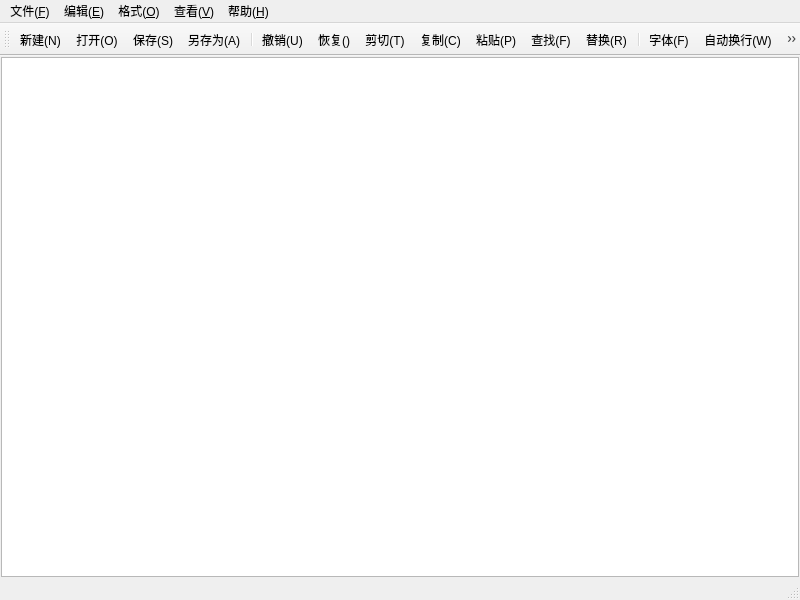
<?xml version="1.0" encoding="UTF-8"?>
<ui version="4.0">
 <class>MainWindow</class>
 <widget class="QMainWindow" name="MainWindow">
  <property name="geometry">
   <rect>
    <x>0</x>
    <y>0</y>
    <width>800</width>
    <height>600</height>
   </rect>
  </property>
  <property name="windowTitle">
   <string>MainWindow</string>
  </property>
  <widget class="QWidget" name="centralwidget">
   <layout class="QVBoxLayout" name="verticalLayout">
    <property name="spacing">
     <number>0</number>
    </property>
    <property name="leftMargin">
     <number>1</number>
    </property>
    <property name="topMargin">
     <number>1</number>
    </property>
    <property name="rightMargin">
     <number>1</number>
    </property>
    <property name="bottomMargin">
     <number>1</number>
    </property>
    <item>
     <widget class="QPlainTextEdit" name="TextEdit"/>
    </item>
   </layout>
  </widget>
  <widget class="QMenuBar" name="menubar">
   <property name="geometry">
    <rect>
     <x>0</x>
     <y>0</y>
     <width>800</width>
     <height>21</height>
    </rect>
   </property>
   <widget class="QMenu" name="menu">
    <property name="title">
     <string>文件(&amp;F)</string>
    </property>
    <addaction name="actionNew"/>
    <addaction name="actionOpen"/>
    <addaction name="actionSave"/>
    <addaction name="actionSaveAs"/>
    <addaction name="separator"/>
    <addaction name="actionExit"/>
   </widget>
   <widget class="QMenu" name="menu_E">
    <property name="title">
     <string>编辑(&amp;E)</string>
    </property>
    <addaction name="actionUndo"/>
    <addaction name="actionRedo"/>
    <addaction name="actionCut"/>
    <addaction name="actionCopy"/>
    <addaction name="actionPaste"/>
    <addaction name="actionFind"/>
    <addaction name="actionReplace"/>
    <addaction name="actionSelectAll"/>
   </widget>
   <widget class="QMenu" name="menu_O">
    <property name="title">
     <string>格式(&amp;O)</string>
    </property>
    <addaction name="actionFont"/>
    <addaction name="actionFontColor"/>
    <addaction name="actionEditorColor"/>
    <addaction name="actionBackgroundColor"/>
    <addaction name="actionLineNumber"/>
    <addaction name="actionLineWrap"/>
   </widget>
   <widget class="QMenu" name="menu_V">
    <property name="title">
     <string>查看(&amp;V)</string>
    </property>
    <addaction name="actionToolBar"/>
    <addaction name="actionStatusBar"/>
   </widget>
   <widget class="QMenu" name="menu_H">
    <property name="title">
     <string>帮助(&amp;H)</string>
    </property>
    <addaction name="actionAbout"/>
   </widget>
   <addaction name="menu"/>
   <addaction name="menu_E"/>
   <addaction name="menu_O"/>
   <addaction name="menu_V"/>
   <addaction name="menu_H"/>
  </widget>
  <widget class="QStatusBar" name="statusbar"/>
  <widget class="QToolBar" name="toolBar">
   <property name="windowTitle">
    <string>toolBar</string>
   </property>
   <attribute name="toolBarArea">
    <enum>TopToolBarArea</enum>
   </attribute>
   <attribute name="toolBarBreak">
    <bool>false</bool>
   </attribute>
   <addaction name="actionNew"/>
   <addaction name="actionOpen"/>
   <addaction name="actionSave"/>
   <addaction name="actionSaveAs"/>
   <addaction name="separator"/>
   <addaction name="actionUndo"/>
   <addaction name="actionRedo"/>
   <addaction name="actionCut"/>
   <addaction name="actionCopy"/>
   <addaction name="actionPaste"/>
   <addaction name="actionFind"/>
   <addaction name="actionReplace"/>
   <addaction name="separator"/>
   <addaction name="actionFont"/>
   <addaction name="actionLineWrap"/>
   <addaction name="actionLineNumber"/>
   <addaction name="actionFontColor"/>
   <addaction name="actionEditorColor"/>
   <addaction name="actionBackgroundColor"/>
  </widget>
  <action name="actionNew">
   <property name="icon">
    <iconset resource="res.qrc">
     <normaloff>:/img/create_new_folder_24dp_1F1F1F_FILL0_wght400_GRAD0_opsz24.png</normaloff>:/img/create_new_folder_24dp_1F1F1F_FILL0_wght400_GRAD0_opsz24.png</iconset>
   </property>
   <property name="text">
    <string>新建(&amp;N)</string>
   </property>
   <property name="toolTip">
    <string>新建</string>
   </property>
   <property name="shortcut">
    <string>Ctrl+N</string>
   </property>
   <property name="menuRole">
    <enum>QAction::MenuRole::NoRole</enum>
   </property>
  </action>
  <action name="actionOpen">
   <property name="icon">
    <iconset resource="res.qrc">
     <normaloff>:/img/file_open_24dp_1F1F1F_FILL0_wght400_GRAD0_opsz24.png</normaloff>:/img/file_open_24dp_1F1F1F_FILL0_wght400_GRAD0_opsz24.png</iconset>
   </property>
   <property name="text">
    <string>打开(&amp;O)</string>
   </property>
   <property name="toolTip">
    <string>打开</string>
   </property>
   <property name="shortcut">
    <string>Ctrl+O</string>
   </property>
   <property name="menuRole">
    <enum>QAction::MenuRole::NoRole</enum>
   </property>
  </action>
  <action name="actionSave">
   <property name="icon">
    <iconset resource="res.qrc">
     <normaloff>:/img/save_24dp_1F1F1F_FILL0_wght400_GRAD0_opsz24.png</normaloff>:/img/save_24dp_1F1F1F_FILL0_wght400_GRAD0_opsz24.png</iconset>
   </property>
   <property name="text">
    <string>保存(&amp;S)</string>
   </property>
   <property name="toolTip">
    <string>保存</string>
   </property>
   <property name="shortcut">
    <string>Ctrl+S</string>
   </property>
   <property name="menuRole">
    <enum>QAction::MenuRole::NoRole</enum>
   </property>
  </action>
  <action name="actionSaveAs">
   <property name="icon">
    <iconset resource="res.qrc">
     <normaloff>:/img/save_as_24dp_1F1F1F_FILL0_wght400_GRAD0_opsz24.png</normaloff>:/img/save_as_24dp_1F1F1F_FILL0_wght400_GRAD0_opsz24.png</iconset>
   </property>
   <property name="text">
    <string>另存为(&amp;A)</string>
   </property>
   <property name="toolTip">
    <string>另存为</string>
   </property>
   <property name="menuRole">
    <enum>QAction::MenuRole::NoRole</enum>
   </property>
  </action>
  <action name="actionExit">
   <property name="icon">
    <iconset resource="res.qrc">
     <normaloff>:/img/exit_to_app_24dp_1F1F1F_FILL0_wght400_GRAD0_opsz24.png</normaloff>:/img/exit_to_app_24dp_1F1F1F_FILL0_wght400_GRAD0_opsz24.png</iconset>
   </property>
   <property name="text">
    <string>退出(&amp;X)</string>
   </property>
   <property name="toolTip">
    <string>退出</string>
   </property>
   <property name="menuRole">
    <enum>QAction::MenuRole::NoRole</enum>
   </property>
  </action>
  <action name="actionUndo">
   <property name="icon">
    <iconset resource="res.qrc">
     <normaloff>:/img/undo_24dp_1F1F1F_FILL0_wght400_GRAD0_opsz24.png</normaloff>:/img/undo_24dp_1F1F1F_FILL0_wght400_GRAD0_opsz24.png</iconset>
   </property>
   <property name="text">
    <string>撤销(&amp;U)</string>
   </property>
   <property name="toolTip">
    <string>撤销</string>
   </property>
   <property name="shortcut">
    <string>Ctrl+Z</string>
   </property>
   <property name="menuRole">
    <enum>QAction::MenuRole::NoRole</enum>
   </property>
  </action>
  <action name="actionCut">
   <property name="icon">
    <iconset resource="res.qrc">
     <normaloff>:/img/content_cut_24dp_1F1F1F_FILL0_wght400_GRAD0_opsz24.png</normaloff>:/img/content_cut_24dp_1F1F1F_FILL0_wght400_GRAD0_opsz24.png</iconset>
   </property>
   <property name="text">
    <string>剪切(&amp;T)</string>
   </property>
   <property name="toolTip">
    <string>剪切</string>
   </property>
   <property name="shortcut">
    <string>Ctrl+X</string>
   </property>
   <property name="menuRole">
    <enum>QAction::MenuRole::NoRole</enum>
   </property>
  </action>
  <action name="actionCopy">
   <property name="icon">
    <iconset resource="res.qrc">
     <normaloff>:/img/content_copy_24dp_1F1F1F_FILL0_wght400_GRAD0_opsz24.png</normaloff>:/img/content_copy_24dp_1F1F1F_FILL0_wght400_GRAD0_opsz24.png</iconset>
   </property>
   <property name="text">
    <string>复制(&amp;C)</string>
   </property>
   <property name="toolTip">
    <string>复制</string>
   </property>
   <property name="shortcut">
    <string>Ctrl+C</string>
   </property>
   <property name="menuRole">
    <enum>QAction::MenuRole::NoRole</enum>
   </property>
  </action>
  <action name="actionPaste">
   <property name="icon">
    <iconset resource="res.qrc">
     <normaloff>:/img/content_paste_24dp_1F1F1F_FILL0_wght400_GRAD0_opsz24.png</normaloff>:/img/content_paste_24dp_1F1F1F_FILL0_wght400_GRAD0_opsz24.png</iconset>
   </property>
   <property name="text">
    <string>粘贴(&amp;P)</string>
   </property>
   <property name="toolTip">
    <string>粘贴</string>
   </property>
   <property name="shortcut">
    <string>Ctrl+V</string>
   </property>
   <property name="menuRole">
    <enum>QAction::MenuRole::NoRole</enum>
   </property>
  </action>
  <action name="actionFind">
   <property name="icon">
    <iconset resource="res.qrc">
     <normaloff>:/img/find_in_page_24dp_1F1F1F_FILL0_wght400_GRAD0_opsz24.png</normaloff>:/img/find_in_page_24dp_1F1F1F_FILL0_wght400_GRAD0_opsz24.png</iconset>
   </property>
   <property name="text">
    <string>查找(&amp;F)</string>
   </property>
   <property name="toolTip">
    <string>查找</string>
   </property>
   <property name="shortcut">
    <string>Ctrl+F</string>
   </property>
   <property name="menuRole">
    <enum>QAction::MenuRole::NoRole</enum>
   </property>
  </action>
  <action name="actionReplace">
   <property name="icon">
    <iconset resource="res.qrc">
     <normaloff>:/img/find_replace_24dp_1F1F1F_FILL0_wght400_GRAD0_opsz24.png</normaloff>:/img/find_replace_24dp_1F1F1F_FILL0_wght400_GRAD0_opsz24.png</iconset>
   </property>
   <property name="text">
    <string>替换(&amp;R)</string>
   </property>
   <property name="toolTip">
    <string>替换</string>
   </property>
   <property name="shortcut">
    <string>Ctrl+H</string>
   </property>
   <property name="menuRole">
    <enum>QAction::MenuRole::NoRole</enum>
   </property>
  </action>
  <action name="actionFont">
   <property name="icon">
    <iconset resource="res.qrc">
     <normaloff>:/img/font_download_24dp_1F1F1F_FILL0_wght400_GRAD0_opsz24.png</normaloff>:/img/font_download_24dp_1F1F1F_FILL0_wght400_GRAD0_opsz24.png</iconset>
   </property>
   <property name="text">
    <string>字体(&amp;F)</string>
   </property>
   <property name="toolTip">
    <string>字体</string>
   </property>
   <property name="menuRole">
    <enum>QAction::MenuRole::NoRole</enum>
   </property>
  </action>
  <action name="actionLineWrap">
   <property name="checkable">
    <bool>true</bool>
   </property>
   <property name="icon">
    <iconset resource="res.qrc">
     <normaloff>:/img/wrap_text_24dp_1F1F1F_FILL0_wght400_GRAD0_opsz24.png</normaloff>:/img/wrap_text_24dp_1F1F1F_FILL0_wght400_GRAD0_opsz24.png</iconset>
   </property>
   <property name="text">
    <string>自动换行(&amp;W)</string>
   </property>
   <property name="toolTip">
    <string>自动换行</string>
   </property>
   <property name="menuRole">
    <enum>QAction::MenuRole::NoRole</enum>
   </property>
  </action>
  <action name="actionToolBar">
   <property name="checkable">
    <bool>true</bool>
   </property>
   <property name="icon">
    <iconset resource="res.qrc">
     <normaloff>:/img/toolbar_24dp_1F1F1F_FILL0_wght400_GRAD0_opsz24.png</normaloff>:/img/toolbar_24dp_1F1F1F_FILL0_wght400_GRAD0_opsz24.png</iconset>
   </property>
   <property name="text">
    <string>工具栏(&amp;T)</string>
   </property>
   <property name="toolTip">
    <string>工具栏</string>
   </property>
   <property name="menuRole">
    <enum>QAction::MenuRole::NoRole</enum>
   </property>
  </action>
  <action name="actionStatusBar">
   <property name="checkable">
    <bool>true</bool>
   </property>
   <property name="icon">
    <iconset resource="res.qrc">
     <normaloff>:/img/analytics_24dp_1F1F1F_FILL0_wght400_GRAD0_opsz24.png</normaloff>:/img/analytics_24dp_1F1F1F_FILL0_wght400_GRAD0_opsz24.png</iconset>
   </property>
   <property name="text">
    <string>状态栏(&amp;S)</string>
   </property>
   <property name="toolTip">
    <string>状态栏</string>
   </property>
   <property name="menuRole">
    <enum>QAction::MenuRole::NoRole</enum>
   </property>
  </action>
  <action name="actionRedo">
   <property name="icon">
    <iconset resource="res.qrc">
     <normaloff>:/img/redo_24dp_1F1F1F_FILL0_wght400_GRAD0_opsz24.png</normaloff>:/img/redo_24dp_1F1F1F_FILL0_wght400_GRAD0_opsz24.png</iconset>
   </property>
   <property name="text">
    <string>恢复(&amp;)</string>
   </property>
   <property name="toolTip">
    <string>恢复</string>
   </property>
   <property name="shortcut">
    <string>Ctrl+Shift+Z</string>
   </property>
   <property name="menuRole">
    <enum>QAction::MenuRole::NoRole</enum>
   </property>
  </action>
  <action name="actionSelectAll">
   <property name="icon">
    <iconset resource="res.qrc">
     <normaloff>:/img/select_all_24dp_1F1F1F_FILL0_wght400_GRAD0_opsz24.png</normaloff>:/img/select_all_24dp_1F1F1F_FILL0_wght400_GRAD0_opsz24.png</iconset>
   </property>
   <property name="text">
    <string>全选(&amp;A)</string>
   </property>
   <property name="toolTip">
    <string>全选</string>
   </property>
   <property name="shortcut">
    <string>Ctrl+A</string>
   </property>
   <property name="menuRole">
    <enum>QAction::MenuRole::NoRole</enum>
   </property>
  </action>
  <action name="actionAbout">
   <property name="icon">
    <iconset resource="res.qrc">
     <normaloff>:/img/info_24dp_1F1F1F_FILL0_wght400_GRAD0_opsz24.png</normaloff>:/img/info_24dp_1F1F1F_FILL0_wght400_GRAD0_opsz24.png</iconset>
   </property>
   <property name="text">
    <string>关于(&amp;A)</string>
   </property>
   <property name="toolTip">
    <string>关于</string>
   </property>
   <property name="menuRole">
    <enum>QAction::MenuRole::NoRole</enum>
   </property>
  </action>
  <action name="actionLineNumber">
   <property name="icon">
    <iconset resource="res.qrc">
     <normaloff>:/img/numbers_24dp_1F1F1F_FILL0_wght400_GRAD0_opsz24.png</normaloff>:/img/numbers_24dp_1F1F1F_FILL0_wght400_GRAD0_opsz24.png</iconset>
   </property>
   <property name="text">
    <string>显示行号(&amp;L)</string>
   </property>
   <property name="toolTip">
    <string>显示行号</string>
   </property>
   <property name="shortcut">
    <string>Ctrl+L</string>
   </property>
   <property name="menuRole">
    <enum>QAction::MenuRole::NoRole</enum>
   </property>
  </action>
  <action name="actionFontColor">
   <property name="icon">
    <iconset resource="res.qrc">
     <normaloff>:/img/format_color_text_24dp_1F1F1F_FILL0_wght400_GRAD0_opsz24.png</normaloff>:/img/format_color_text_24dp_1F1F1F_FILL0_wght400_GRAD0_opsz24.png</iconset>
   </property>
   <property name="text">
    <string>字体颜色</string>
   </property>
   <property name="toolTip">
    <string>字体颜色</string>
   </property>
   <property name="menuRole">
    <enum>QAction::MenuRole::NoRole</enum>
   </property>
  </action>
  <action name="actionEditorColor">
   <property name="icon">
    <iconset resource="res.qrc">
     <normaloff>:/img/palette_24dp_1F1F1F_FILL0_wght400_GRAD0_opsz24.png</normaloff>:/img/palette_24dp_1F1F1F_FILL0_wght400_GRAD0_opsz24.png</iconset>
   </property>
   <property name="text">
    <string>编辑器背景色</string>
   </property>
   <property name="toolTip">
    <string>编辑器背景色</string>
   </property>
   <property name="menuRole">
    <enum>QAction::MenuRole::NoRole</enum>
   </property>
  </action>
  <action name="actionBackgroundColor">
   <property name="icon">
    <iconset resource="res.qrc">
     <normaloff>:/img/format_color_fill_24dp_1F1F1F_FILL0_wght400_GRAD0_opsz24.png</normaloff>:/img/format_color_fill_24dp_1F1F1F_FILL0_wght400_GRAD0_opsz24.png</iconset>
   </property>
   <property name="text">
    <string>字体背景色</string>
   </property>
   <property name="toolTip">
    <string>字体背景色</string>
   </property>
   <property name="menuRole">
    <enum>QAction::MenuRole::NoRole</enum>
   </property>
  </action>
 </widget>
 <resources>
  <include location="res.qrc"/>
 </resources>
 <connections/>
</ui>
